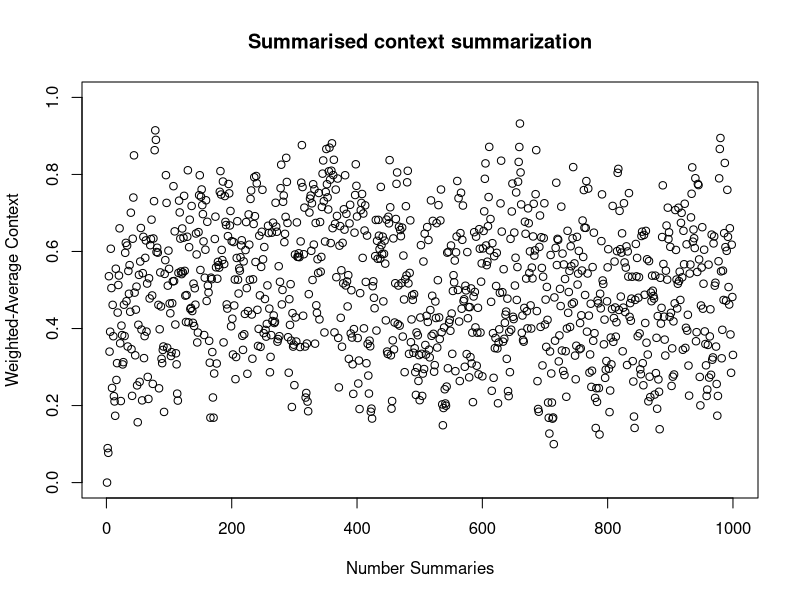
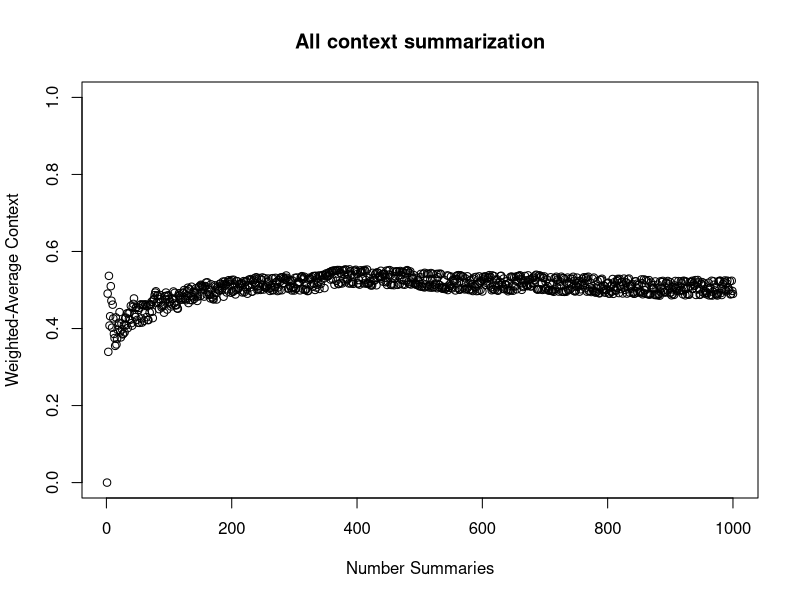

The R source for these figures, in order:
sum.con <- function(x, c, i)
{
    l <- x[[i]]
    m <- 0.8 ** abs(l - c[[i - 1]])
    return ((l + m*c[[i - 1]]) / (1 + m))
}


all.con <- function(x, c, i)
{
    l <- x[[i]]
    m <- 0.8 ** abs(l - x[1:(i - 1)])
    return ((l + sum(m * x[1:(i - 1)])) / (1 + sum(m)))
}

main <- function()
{
    x <- runif(1000)
    c <- 0
    ylim <- c(0, 1)
    xlab <- "Number Summaries"
    ylab <- "Weighted-Average Context"
    for (i in 2:length(x)) {
        c[[i]] <- sum.con(x, c, i)
    }
    plot(c, ylim=ylim, main="Summarised context summarization", xlab=xlab, ylab=ylab)

    for (i in 2:length(x)) {
        c[[i]] <- all.con(x, c, i)
    }
    plot(c, ylim=ylim, main="All context summarization", xlab=xlab, ylab=ylab)

}


main()
